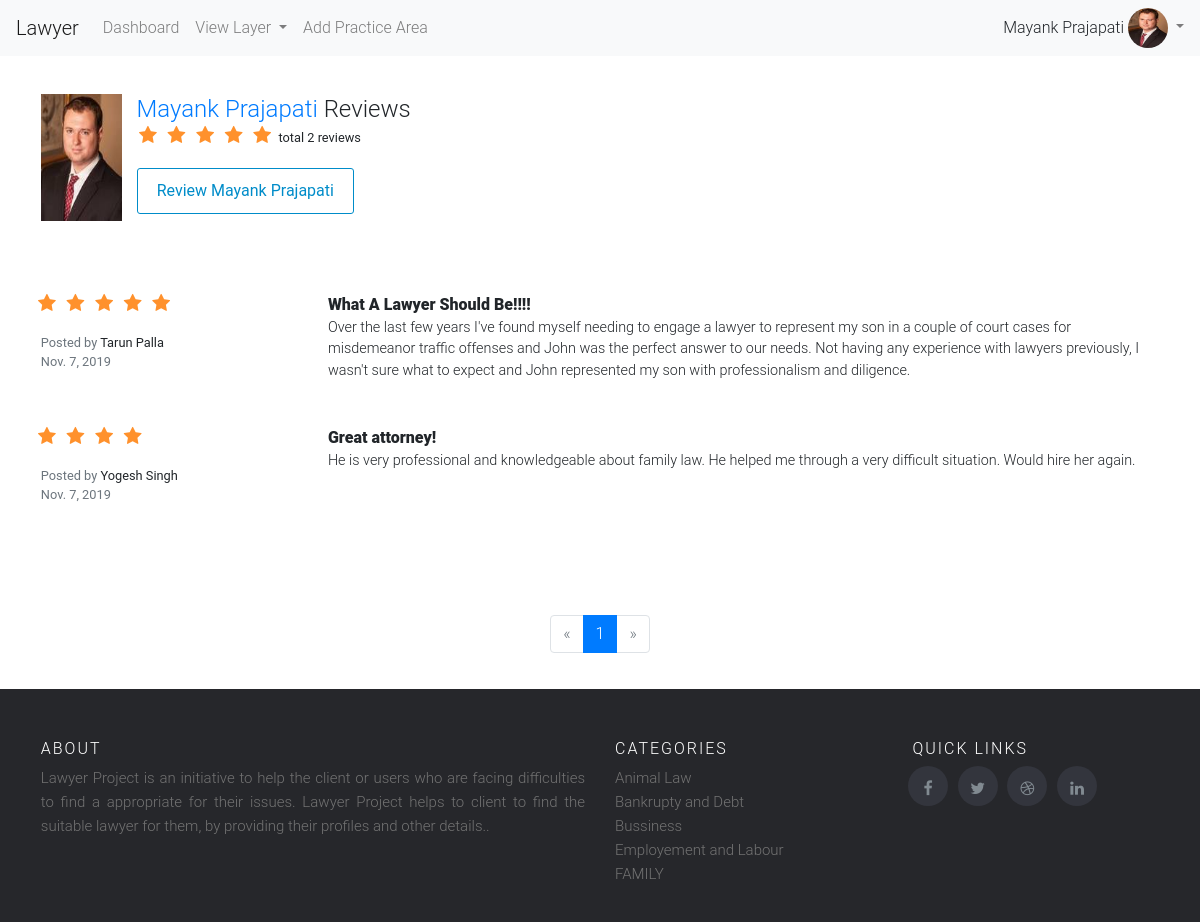
The app's page /viewall_review_lawyer/11 (signed in), older data.
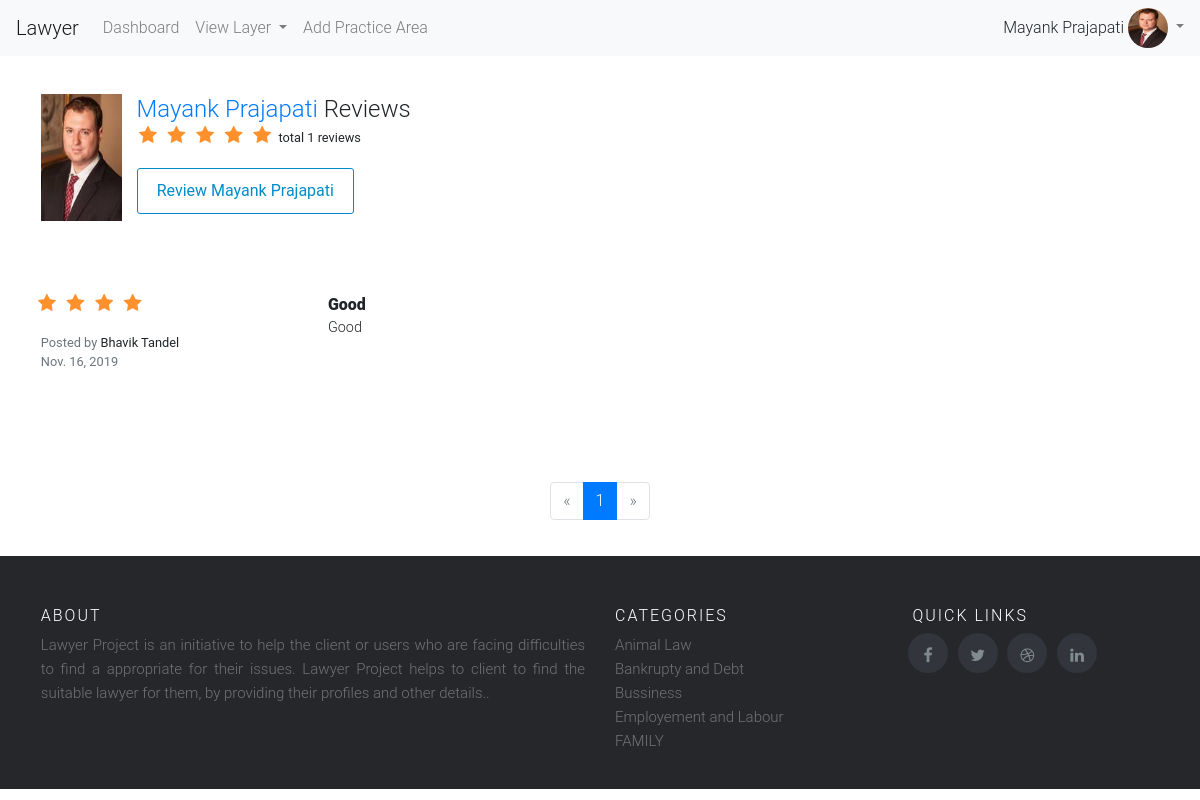
The same page, newer data.
### lawyer/models.py (models this page shows, shortened)
class Lawyer(models.Model):
    YEAR = (
        ('2019', '2019'),
        ('2018', '2018'),
        ('2017', '2017'),
        ('2016', '2016'),
        ('2015', '2015'),
        ('2014', '2014'),
        ('2013', '2013'),
        ('2012', '2012'),
        ('2011', '2011'),
        ('2010', '2010'),
        ('2009', '2009'),
        ('2008', '2008'),
        ('2007', '2007'),
        ('2006', '2006'),
        ('2005', '2005'),
        ('2004', '2004'),
        ('2003', '2003'),
        ('2002', '2002'),
        ('2001', '2001'),
        ('2000', '2000'),
    )
    user = models.OneToOneField(User,on_delete=models.CASCADE)
    address1 = models.CharField(max_length=400,blank=False,null=False,validators=[
        RegexValidator(regex='(^[A-Za-z0-9]+|,| |/|[A-Za-z]+)+[A-Za-z0-9]+|,| |$',message='Enter Valid Address1')
    ])
    address2 = models.CharField(max_length=400,blank=False,null=False,validators=[
        RegexValidator(regex='(^[A-Za-z0-9]+|,| |/|[A-Za-z]+)+[A-Za-z0-9]+|,| |$',message='Enter Valid Address2')
    ])
    city = models.CharField(max_length=128,blank=False,null=False,validators=[
        RegexValidator(regex='[A-Za-z]{2}[a-z]+$',message='City should only contain letters and mustcontains atleast 2 chracters..')
    ])
    state = models.ForeignKey(State,on_delete=models.CASCADE,null=False,blank=False)
    zipcode = models.CharField(max_length=128,blank=False,null=False,validators=[
        RegexValidator(regex='^[0-9]{6}$',message='Enter Valid Zipcode')
    ])
    phone_number = models.CharField(max_length=128,blank=False,null=False,validators=[
        RegexValidator(regex='^[6|7|8|9]+[0-9]{9}$',message='Enter 10 digit number')
    ])
    license_in = models.ForeignKey(State,on_delete=models.CASCADE,blank=False,null=False,related_name='license_id')
    license_id = models.CharField(max_length=128,blank=False,null=False,validators=[
        RegexValidator(regex='^[A-Za-z0-9]*$',message='Enter Valid License Id')
    ])
    year_admitted = models.CharField(choices=YEAR,max_length=128,blank=False,null=False,)
    profile_image = models.ImageField(upload_to='profile_images',blank=False,null=False,)

class Review_Lawyer(models.Model):
    lawyer_id = models.ForeignKey(Lawyer,on_delete=models.CASCADE, blank=False, null=False)
    user = models.ForeignKey(User,on_delete=models.CASCADE, blank=False, null=False)
    title = models.CharField(max_length=228, blank=False, null=False)
    review = models.CharField(max_length=5000, blank=False, null=False)
    rating = models.IntegerField(blank=False)
    date = models.DateField(blank=False, null=False,auto_now_add=True)
    class Meta:
        verbose_name_plural = 'Review Lawyer'

class Practice_area(models.Model):
    practice = models.CharField(max_length=128,blank=True, null=True)
    class Meta:
        verbose_name_plural = 'Practice Area'

### lawyer/views.py (the view)
# urls.py: path('viewall_review_lawyer/<lid>',views.viewall_review_lawyer,name='viewall_review_lawyer'),
@login_required(login_url='/login/')
def viewall_review_lawyer(request,lid):
    lawyer = Lawyer.objects.get(user_id=lid)
    review_lawyer = Review_Lawyer.objects.filter(lawyer_id__user_id=lid).order_by('-rating')
    review_count = Review_Lawyer.objects.filter(lawyer_id__user_id=lid).values('lawyer_id__user_id').annotate(dcount=Count('review'))
    page = request.GET.get('page', 1)
    paginator = Paginator(review_lawyer, 5)
    try:
        review_lawyer = paginator.page(page)
    except PageNotAnInteger:
        review_lawyer = paginator.page(1)
    except EmptyPage:
        review_lawyer = paginator.page(paginator.num_pages)
    return render(request,'client/viewall_review_lawyer.html',{'lawyer':lawyer,'review_lawyer':review_lawyer,'review_count':review_count})

### lawyer/templatetags/practice_menu.py (called while the page is built)
def practice_area():
    practice = Practice_area.objects.all()
    return practice

### lawyer/templatetags/profile_tag.py (called while the page is built)
def profile_menu(lid):
    print(lid)
    try:
        if lid:
            profile = Lawyer.objects.get(user_id=lid)
            return profile.profile_image
    except Exception as e:
        print(e)

### templates/client/viewall_review_lawyer.html (shortened to what this page needs)
 {% extends 'client/base.html' %} {% block body_block %}
<div class="container u-vertical-padding-1">
    <div class="row">
        <div class="col-xs-4 col-xs-offset-4 col-sm-1 col-sm-offset-0 remove-right-gutter">
            <div class="text-right text-center-xs"><a href='{% url "lawyer_profile" lawyer.user.id %}'><img class="img-responsive u-bg-cool-gray" style="width: 112px;" src="{{ MEDIA_URL }}/{{ lawyer.profile_image }}"></a>
            </div>
        </div>
        <div class="col-xs-12 col-sm-11 text-center-xs">
            <h1 class="u-vertical-margin-0 name-review"><a href='{% url "lawyer_profile" lawyer.user.id %}'>{{lawyer.user.first_name}} {{lawyer.user.last_name}} </a>    Reviews</h1>
            <p class="h2 u-vertical-margin-0 rating-stars">
                 <div class='rating-stars'  style='margin-left:-4%;'>
            <ul id='stars'>
                <li class='star' title='Poor' data-value='1' value='Poor'>
                    <i class='fa fa-star fa-fw'></i>
                </li>
                <li class='star' title='Fair' data-value='2'>
                    <i class='fa fa-star fa-fw'></i>
                </li>
                <li class='star' title='Good' data-value='3'>
                    <i class='fa fa-star fa-fw'></i>
                </li>
                <li class='star' title='Excellent' data-value='4'>
                    <i class='fa fa-star fa-fw'></i>
                </li>
                <li class='star' title='WOW!!!' data-value='5'>
                    <i class='fa fa-star fa-fw'></i>
                </li>
                <li class='star'>
                  {% for c in review_count %}
                  <small>total {{c.dcount}} reviews</small>
                  {% endfor %}
                </li>
            </ul>
        </div>
            </p>
            <div class="u-spacer-half"></div><a rel="nofollow" class="btn-review btn-outline-review" style='text-decoration: none;' href="{% url "review_lawyer" lawyer.user.id %}">Review {{lawyer.user.first_name}} {{lawyer.user.last_name}}</a></div>
    </div>
</div>
<div class='container'>
 {% for r in review_lawyer %}
    <div class="row" style='margin-top:3%;'>
        <div class="col-xs-12 col-md-3">
            <div class='rating-stars' style='margin-left:-18%;'>
                <ul>
                    {% for i in "x"|rjust:r.rating %}
                    <li class='star'>
                        <i class='star fa fa-star fa-fw'></i>
                    </li>
                    {% endfor %}
                </ul>
            </div>
            <small>
                <span class="text-muted" style='padding-top:-5px;'>Posted by</span> {{r.user}} {{r.user.last_name}}
                <br class="hidden-xs">
                <span class="text-muted"><time datetime="2019-09-02T22:58:43Z" data-local="time" data-format="%B %e, %Y" title="September 3, 2019 at 4:28am IST" data-localized="true">{{r.date}}</time>
                </span>
            </small>
        </div>
        <div class="col-xs-12 col-md-9 pull-right">
        <h3 class="u-vertical-margin-0 all_review_name" itemprop="headline"><b>{{r.title}}</b></h3>
           <p class='lawyer_review_list'>{{r.review}}</p>
        </div>
    </div>
         {% endfor %}
</div>
<div class='container paginator-margin-top text-xs-center'>
    <nav>
        <div id='pagination_change'>
            <ul class="pagination">
                {% if review_lawyer.has_previous %}
                <li class="page-item"><a class="page-link" href="?page={{ review_lawyer.previous_page_number }}">&laquo;</a></li>
                {% else %}
                <li class="page-item disabled"><span class="page-link">&laquo;</span></li>
                {% endif %} {% for i in review_lawyer.paginator.page_range %} {% if review_lawyer.number == i %}
                <li class="page-item active"><span class="page-link">{{ i }} <span class="sr-only">(current)</span></span>
                </li>
                {% else %}
                <li class="page-item"><a class="page-link" href="?page={{ i }}">{{ i }}</a></li>
                {% endif %} {% endfor %} {% if data.has_next %}
                <li class="page-item"><a class="page-link" href="?page={{ review_lawyer.next_page_number }}">&raquo;</a></li>
                {% else %}
                <li class="page-item disabled"><span class="page-link">&raquo;</span></li>
                {% endif %}
            </ul>
        </div>
    </nav>
</div>
{% endblock %}

### templates/client/base.html (shortened to what this page needs)
<html>
{% load staticfiles %}
{% load crispy_forms_tags %}
{% load practice_menu %}
{% load profile_tag %}
<head>
    <link href='{% static "css/bootstrap.css" %}' rel='stylesheet' />
    <link href='{% static "css/style.css" %}' rel='stylesheet' />
    <link href='{% static "css/carousel.css" %}' rel='stylesheet' />
    <link href='{% static "css/glyphicon.css" %}' rel='stylesheet' />
    <link rel="stylesheet" href="https://cdnjs.cloudflare.com/ajax/libs/font-awesome/4.7.0/css/font-awesome.min.css">
</head>
<body>
    <nav class="navbar navbar-expand-lg navbar-light bg-light">
        <a class="navbar-brand" href="#">Lawyer
        </a>
        <div class="collapse navbar-collapse" id="navbarSupportedContent">
            <ul class="navbar-nav mr-auto">
                <li class="nav-item">
                    <a class="nav-link" href="{% url 'index' %}">Dashboard<span class="sr-only">(current)</span></a>
                </li>
                <li class="nav-item dropdown">
                    <a class="nav-link dropdown-toggle" href="http://example.com" id="navbarDropdownMenuLink" data-toggle="dropdown" aria-haspopup="true" aria-expanded="false">
                        View Layer
                    </a>
                            {% practice_area as practice %}
                </li>
                  {% if user.is_superuser %}
                        <li class="nav-item">
                    <a class="nav-link" href="{% url 'add_practice_area' %}">Add Practice Area</a>
                </li>
                  {% endif %}
            </ul>
         <form class="form-inline my-2 my-lg-0">
            {% if  request.user.is_superuser %}
              {{request.user.first_name}} {{request.user.last_name}}&nbsp;
             <ul class="navbar-nav">
                <li class="nav-item dropdown">
                    <a class="nav-link dropdown-toggle" style='padding:0 0;' href="#" id="navbarDropdownMenuLink" role="button" data-toggle="dropdown" aria-haspopup="true" aria-expanded="false">
                        <img src='{{MEDIA_URL}}{{ request.user.id|profile_menu }}' height='40' width='40' style='border-radius:50%;'/>
                   </a>
                </li>
            </ul>
            {% endif %}
            </form>
        </div>
    </nav>
    {% block body_block %} {% endblock %}
<footer class="site-footer" style='margin-top:3%;'>
    <div class="container">
        <div class="row">
            <div class="col-sm-12 col-md-6">
                <h6>About</h6>
                <p class="text-justify">Lawyer Project is an initiative to help the client or users who are facing difficulties to find a appropriate for their issues.
                Lawyer Project helps to client to find the suitable lawyer for them, by providing their profiles and other details..
                </p>
            </div>
            <div class="col-xs-6 col-md-3">
                <h6>Categories</h6>
                <ul class="footer-links">
                 {% practice_area as practice %}
                    {% for i in practice %}
                     <li><a class="dropdown-item-footer" href="{% url 'view_lawyers' %}?practice_area={{i.practice}}">{{i.practice}}</a></li>
                 {% endfor %}
                </ul>
            </div>
            <div class="col-xs-6 col-md-3">
                <h6 style='margin-left:4%;'>Quick Links</h6>
               <ul class="social-icons">
                    <li><a class="facebook" href="https://www.facebook.com/"><i class="fa fa-facebook" style='margin-top:35%;'></i></a></li>
                    <li><a class="twitter" href="https://www.twitter.com/"><i class="fa fa-twitter" style='margin-top:35%;'></i></a></li>
                    <li><a class="dribbble" href="https://www.dribble.com/"><i class="fa fa-dribbble" style='margin-top:35%;'></i></a></li>
                    <li><a class="linkedin" href="https://www.linkedin.com/"><i class="fa fa-linkedin" style='margin-top:35%;'></i></a></li>
                </ul>
            </div>
        </div>
    </div>
</footer>
</body>
</html>

### static/css/style.css (style rules this page uses)
.h2 { font-size: 1.25em; line-height: 1.4; }
.row { margin-left: -1.2rem; margin-right: -1.2rem; }
p { overflow-wrap: break-word; word-wrap: break-word; word-break: break-word; margin: 0 0 0.75em; }
.text-muted { opacity: 1; color: #777777 }
.u-vertical-padding-1 { padding-top: 2.4rem !important; padding-bottom: 2.4rem !important; }
.remove-right-gutter { padding-right: 0; }
.u-bg-cool-gray { background-color: #CDCFCE !important; }
.img-responsive { max-width: 100%; height: 100%; }
.u-vertical-margin-0 { margin-top: 0rem !important; margin-bottom: 0rem !important; }
.name-review { font-size: 1.50em; line-height: 1.2857142857; }
.btn-outline-review { color: #008CC9; background-color: transparent; border: 1px solid currentColor; }
.btn-review { padding: 0.6rem 1.2rem; font-size: 1em; line-height: 1.5; border-radius: 3px; display: inline-block; cursor: pointer; user-select: none; margin-bottom: 0; background-image: none; font-weight: 400; text-align: center; vertical-align: middle; transition: all 0.3s ease; }
.rating-stars ul { list-style-type: none; padding-left: -50px; }
.rating-stars ul>li.star { display: inline-block; }
.rating-stars ul>li.star>i.fa { font-size: 1.2em; color: #FF912C; }
.all_review_name { font-size: 1em; line-height: 1.5; font-weight: 700; }
.lawyer_review_list { margin: 0 0 0.75em; font-size: 0.9rem; }
.paginator-margin-top { margin-top: 5%; }
.pagination { margin-top: 10%; justify-content: center; }
.site-footer { background-color: #26272b; padding: 45px 0 20px; font-size: 15px; line-height: 24px; color: #737373; }
.site-footer h6 { color: #fff; font-size: 16px; text-transform: uppercase; margin-top: 5px; letter-spacing: 2px }
.site-footer a { color: #737373; }
.footer-links { padding-left: 0; list-style: none }
.footer-links li { display: block }
.footer-links a { color: #737373 }
.site-footer .social-icons a { width: 40px; height: 40px; line-height: 40px; margin-left: 6px; margin-right: 0; border-radius: 100%; background-color: #33353d }
.social-icons { padding-left: 0; margin-bottom: 0; list-style: none }
.social-icons li { display: inline-block; margin-bottom: 4px }
.social-icons a { background-color: #eceeef; color: #818a91; font-size: 16px; display: inline-block; line-height: 44px; width: 44px; height: 44px; text-align: center; margin-right: 8px; border-radius: 100%; -webkit-transition: all .2s linear; -o-transition: all .2s linear; transition: all .2s linear }

Row changes from the older to the newer data that the page shows:
removed Review_Lawyer: rating 5 (drawn), user "Tarun", user.last_name "Palla", date "Nov. 7, 2019", title "What A Lawyer Should Be!!!!", review "Over the last few years I've found myself needing to engage a lawyer to represent my son in a couple of court cases for misdemeanor traffic offenses and John was the perfect answer to our needs. Not having any experience with lawyers previously, I wasn't sure what to expect and John represented my son with professionalism and diligence."
removed Review_Lawyer: rating 4 (drawn), user "Yogesh", user.last_name "Singh", date "Nov. 7, 2019", title "Great attorney!", review "He is very professional and knowledgeable about family law. He helped me through a very difficult situation. Would hire her again."
added Review_Lawyer: rating 4 (drawn), user "Bhavik", user.last_name "Tandel", date "Nov. 16, 2019", title "Good", review "Good"
Text that changed along with them:
new list line: "total 1 reviews"
list line gone: "total 2 reviews"
